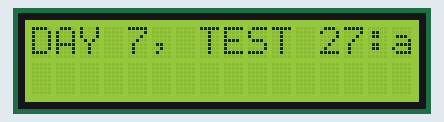
Simulated run of this sketch. Board: Arduino Uno, built with avr-gcc and run on an emulated ATmega328P. On the bench: 16×2 character LCD.

Above: at 0.1 s.
At 6.1 s:
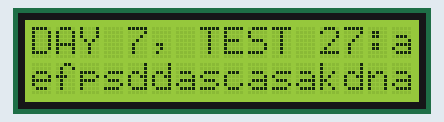
At 13.1 s:
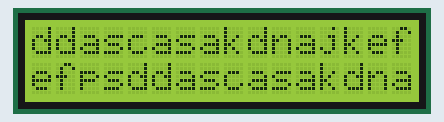
At 20.1 s:
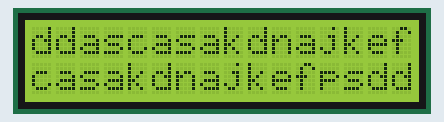
At 26.1 s:
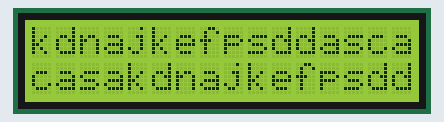
At 33.1 s:
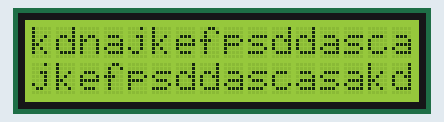

Measured:
- what the display in image 1 shows lasts 4.0 s, from 6.1 s to 10.1 s

The sketch:

lcdtest.ino
```cpp
#include<LiquidCrystal.h>
LiquidCrystal lcd(3,8,9,10,11,12);
int ledpin=13;
void setup()
{
  lcd.begin(16,2);
  lcd.print("DAY 7, TEST 27:");
}
void loop()
{
  lcd.print("akdnaj");
  delay(1000);
  lcd.print("kefpsd");
  delay(1000);
  lcd.print("dascas");
  delay(1000);
}
```
